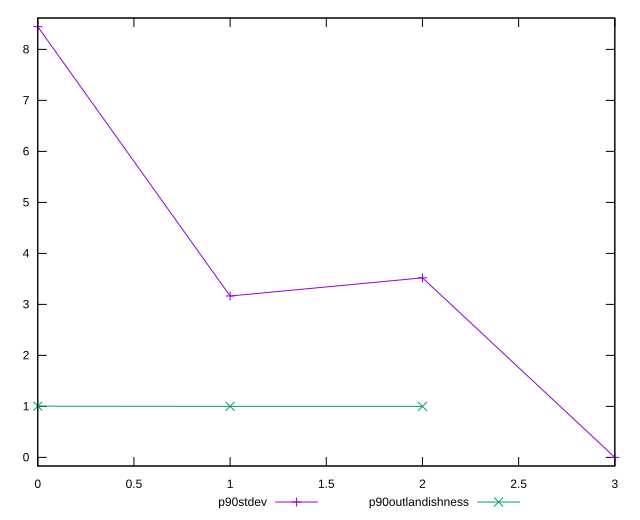

This figure's gnuplot source:
reset

$p90Stdev <<EOF
0 8.446279258836014
1 3.1646388240009182
2 3.5206475192487643
3 0
EOF

$p90Outlandishness <<EOF
0 1.0039529466491852
1 0.9999506621918848
2 0.9998878671707425
EOF

set key outside below
set xrange [0:3]
set yrange [-0.1689255851767203:8.615204844012736]
set trange [-0.1689255851767203:8.615204844012736]
set terminal svg size 640, 520 enhanced background rgb 'white'
set output "reports/report_00030_2021-02-24T20-42-31.540Z/uses-rel-preload/progression/stddev.svg"

plot $p90Stdev title "p90stdev" with linespoints, \
     $p90Outlandishness title "p90outlandishness" with linespoints

reset
